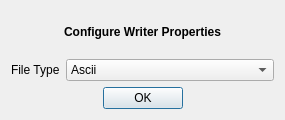
<?xml version="1.0" encoding="UTF-8"?>
<ui version="4.0">
 <class>ConfigureWriter</class>
 <widget class="QDialog" name="ConfigureWriter">
  <property name="geometry">
   <rect>
    <x>0</x>
    <y>0</y>
    <width>285</width>
    <height>120</height>
   </rect>
  </property>
  <property name="minimumSize">
   <size>
    <width>285</width>
    <height>120</height>
   </size>
  </property>
  <property name="maximumSize">
   <size>
    <width>285</width>
    <height>120</height>
   </size>
  </property>
  <property name="windowTitle">
   <string>Configure Writer</string>
  </property>
  <property name="windowIcon">
   <iconset resource="meshviewer_res.qrc">
    <normaloff>:/meshviewer/images/viewer.png</normaloff>:/meshviewer/images/viewer.png</iconset>
  </property>
  <layout class="QVBoxLayout" name="verticalLayout">
   <item>
    <widget class="QLabel" name="lblTitle">
     <property name="font">
      <font>
       <weight>75</weight>
       <bold>true</bold>
      </font>
     </property>
     <property name="text">
      <string>Configure Writer Properties</string>
     </property>
     <property name="textFormat">
      <enum>Qt::PlainText</enum>
     </property>
     <property name="alignment">
      <set>Qt::AlignCenter</set>
     </property>
    </widget>
   </item>
   <item>
    <layout class="QHBoxLayout" name="horizontalLayout">
     <item>
      <widget class="QLabel" name="lblFileType">
       <property name="sizePolicy">
        <sizepolicy hsizetype="Fixed" vsizetype="Preferred">
         <horstretch>0</horstretch>
         <verstretch>0</verstretch>
        </sizepolicy>
       </property>
       <property name="text">
        <string>File Type</string>
       </property>
      </widget>
     </item>
     <item>
      <widget class="QComboBox" name="cboFileType">
       <property name="currentIndex">
        <number>0</number>
       </property>
       <item>
        <property name="text">
         <string>Ascii</string>
        </property>
       </item>
       <item>
        <property name="text">
         <string>Binary</string>
        </property>
       </item>
      </widget>
     </item>
    </layout>
   </item>
   <item>
    <widget class="QDialogButtonBox" name="buttonBox">
     <property name="orientation">
      <enum>Qt::Horizontal</enum>
     </property>
     <property name="standardButtons">
      <set>QDialogButtonBox::Ok</set>
     </property>
     <property name="centerButtons">
      <bool>true</bool>
     </property>
    </widget>
   </item>
  </layout>
 </widget>
 <resources>
  <include location="meshviewer_res.qrc"/>
 </resources>
 <connections>
  <connection>
   <sender>buttonBox</sender>
   <signal>accepted()</signal>
   <receiver>ConfigureWriter</receiver>
   <slot>accept()</slot>
   <hints>
    <hint type="sourcelabel">
     <x>248</x>
     <y>254</y>
    </hint>
    <hint type="destinationlabel">
     <x>157</x>
     <y>274</y>
    </hint>
   </hints>
  </connection>
  <connection>
   <sender>buttonBox</sender>
   <signal>rejected()</signal>
   <receiver>ConfigureWriter</receiver>
   <slot>reject()</slot>
   <hints>
    <hint type="sourcelabel">
     <x>316</x>
     <y>260</y>
    </hint>
    <hint type="destinationlabel">
     <x>286</x>
     <y>274</y>
    </hint>
   </hints>
  </connection>
 </connections>
</ui>
